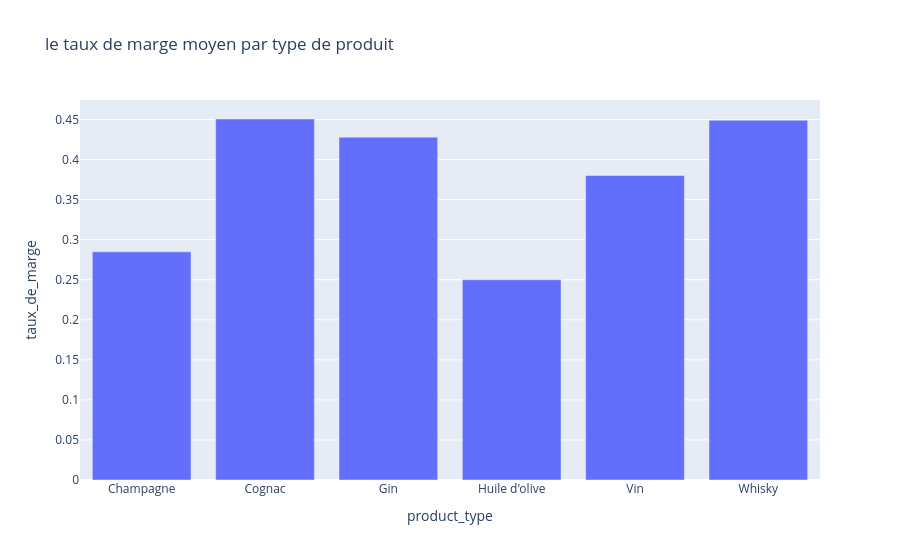

Notebook source saved alongside this figure:
### Code cell
#Création d'un dataframe avec le taux de marge moyen par type de produit
taux_de_marge_moyen = taux_de_marge_pos.groupby('product_type')['taux_de_marge'].mean()
taux_de_marge_moyen = taux_de_marge_moyen.reset_index()
print("le taux de marge moyen par type de produit:")
print(taux_de_marge_moyen)
#Affichage dans un graphique du taux de marge par type de produit
fig = px.bar(taux_de_marge_moyen, x='product_type', y='taux_de_marge', title='le taux de marge moyen par type de produit')
fig.show()

### Figure 1 — Plotly figure (JSON) as saved in the notebook; plotly's stock layout.template omitted (floating-point values rounded to 4 significant figures)
{"data": [{"hovertemplate": "product_type=%{x}<br>taux_de_marge=%{y}<extra></extra>", "legendgroup": "", "marker": {"color": "#636efa", "pattern": {"shape": ""}}, "name": "", "orientation": "v", "showlegend": false, "textposition": "auto", "type": "bar", "x": ["Champagne", "Cognac", "Gin", "Huile d'olive", "Vin", "Whisky"], "xaxis": "x", "y": [0.2849, 0.4507, 0.428, 0.25, 0.3801, 0.4492], "yaxis": "y"}], "layout": {"barmode": "relative", "legend": {"tracegroupgap": 0}, "title": {"text": "le taux de marge moyen par type de produit"}, "xaxis": {"anchor": "y", "domain": [0, 1], "title": {"text": "product_type"}}, "yaxis": {"anchor": "x", "domain": [0, 1], "title": {"text": "taux_de_marge"}}}}
